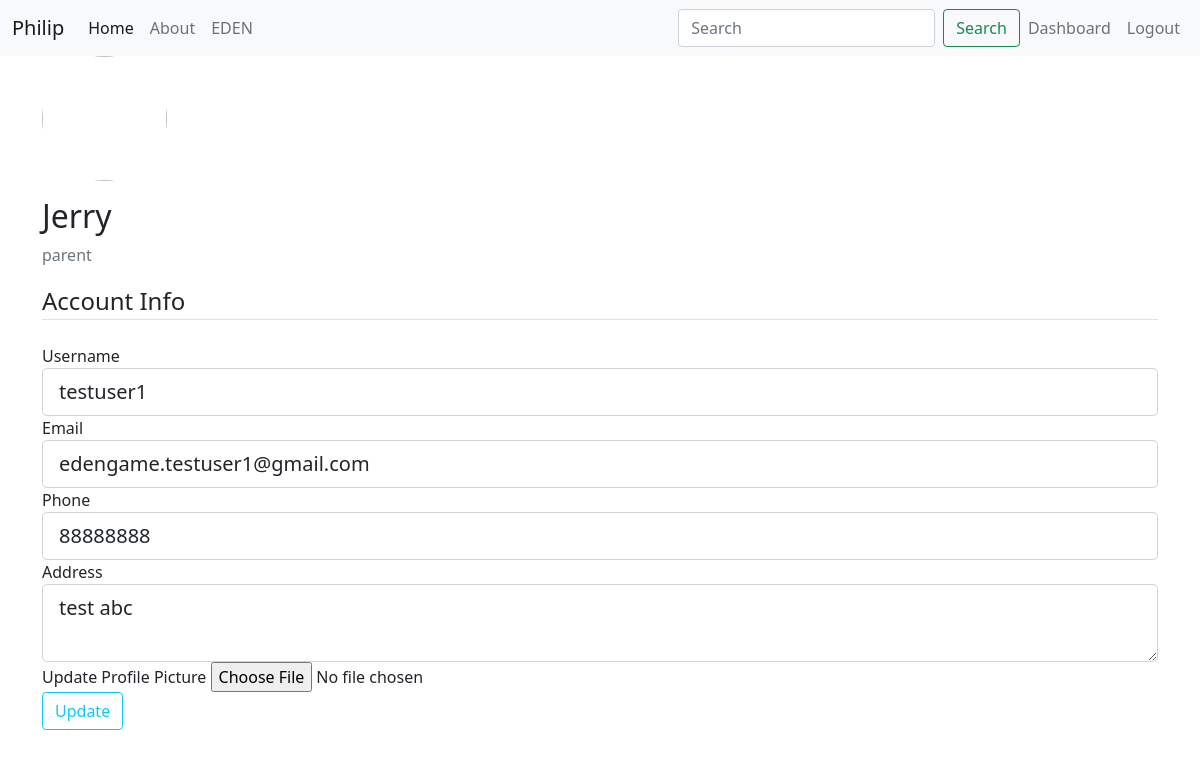
Screenshot of /account/edit (signed in) with the database file from the repository.
### myPortfolio/models.py (models this page shows, shortened)
class User(db.Model, UserMixin):
    id = db.Column(db.Integer, primary_key=True)
    username = db.Column(db.String(20), unique=True, nullable=False)
    password = db.Column(db.String(60), nullable=False)
    role = db.Column(db.String(20), nullable=False)
    first_name = db.Column(db.String(20), nullable=False)
    date_joined = db.Column(db.Date, nullable=False, default=datetime.utcnow)
    image_file = db.Column(db.String(20), nullable=False, default='default.png')

class Parent(db.Model):
    id = db.Column(db.Integer, db.ForeignKey('user.id'), primary_key=True)
    email = db.Column(db.String(120), unique=True, nullable=True)
    last_name = db.Column(db.String(20), nullable=True)
    phone = db.Column(db.Integer, nullable=False)
    address = db.Column(db.Text, nullable=False)
    children = db.relationship('Child', backref='parent', lazy=True)

### myPortfolio/routes.py (the view)
@app.route("/account/edit", methods=['GET', 'POST'])
@login_required
def edit_account():
    if (current_user.role == 'parent'):
        parent = Parent.query.filter_by(id=current_user.id).first()
        parentDetail = {
            'username': current_user.username,
            'image_file': url_for('static', filename='img/profile_pics/' + current_user.image_file),
            'first_name': current_user.first_name,
            'last_name': parent.last_name,
            'date_joined': current_user.date_joined,
            'email': parent.email,
            'phone': parent.phone,
            'address': parent.address,
        }
        form = UpdateParentAccountForm()
        if form.validate_on_submit():
            if form.picture.data:
                picture_file = save_profile_picture(form.picture.data)
                current_user.image_file = picture_file
            current_user.username = form.username.data
            current_user.email = form.email.data
            parent.phone = form.phone.data
            parent.address = form.address.data
            db.session.commit()
            flash('Your account has been updated!', 'success')
            return redirect(url_for('dashboard'))
        elif request.method == 'GET':
            form.username.data = current_user.username
            form.email.data = parent.email
            form.phone.data = parent.phone
            form.address.data = parent.address
        return render_template('edit-account.html', title='Edit Account', parent=parentDetail, form=form)
    else:
        return redirect(url_for('dashboard'))

### myPortfolio/forms.py (shortened to what this page needs)
class UpdateParentAccountForm(FlaskForm):
    picture = FileField('Update Profile Picture', validators=[FileAllowed(['jpg', 'png'])])
    username = StringField('Username',
                           validators=[DataRequired(), Length(min=5, max=20)])
    email = EmailField('Email',
                        validators=[DataRequired(), Email()])
    phone = TelField('Phone', validators=[DataRequired()])
    address = TextAreaField('Address')
    submit = SubmitField('Update')

### myPortfolio/models.py (called while the page is built)
@login_manager.user_loader
def load_user(user_id):
    return User.query.get(int(user_id))

### myPortfolio/templates/edit-account.html (shortened to what this page needs)
{% extends "layout.html" %}
{% block content %}
    <div class="content-section">
        <div class="media">
            <img class="rounded-circle account-img" src="{{ parent.image_file }}">
            <div class="media-body">
                <h2 class="account-heading">{{ current_user.first_name }}</h2>
                <p class="text-secondary">{{ current_user.role }}</p>
            </div>
        </div>
        <form method="POST" action="" enctype="multipart/form-data">
            <fieldset class="form-group">
                <legend class="border-bottom mb-4">Account Info</legend>
                <div class="form-group">
                    {{ form.username.label(class="form-control-label") }}
                    {% if form.username.errors %}
                        {{ form.username(class="form-control form-control-lg is-invalid") }}
                        <div class="invalid-feedback">
                            {% for error in form.username.errors %}
                                <span>{{ error }}</span>
                            {% endfor %}
                        </div>
                    {% else %}
                        {{ form.username(class="form-control form-control-lg") }}
                    {% endif %}
                </div>
                <div class="form-group">
                    {{ form.email.label(class="form-control-label") }}
                    {% if form.email.errors %}
                        {{ form.email(class="form-control form-control-lg is-invalid") }}
                        <div class="invalid-feedback">
                            {% for error in form.email.errors %}
                                <span>{{ error }}</span>
                            {% endfor %}
                        </div>
                    {% else %}
                        {{ form.email(class="form-control form-control-lg") }}
                    {% endif %}
                </div>
                <div class="form-group">
                    {{ form.phone.label(class="form-control-label") }}
                    {% if form.phone.errors %}
                        {{ form.phone(class="form-control form-control-lg is-invalid") }}
                        <div class="invalid-feedback">
                            {% for error in form.phone.errors %}
                                <span>{{ error }}</span>
                            {% endfor %}
                        </div>
                    {% else %}
                        {{ form.phone(class="form-control form-control-lg") }}
                    {% endif %}
                </div>
                <div class="form-group">
                    {{ form.address.label(class="form-control-label") }}
                    {% if form.address.errors %}
                        {{ form.address(class="form-control form-control-lg is-invalid") }}
                        <div class="invalid-feedback">
                            {% for error in form.address.errors %}
                                <span>{{ error }}</span>
                            {% endfor %}
                        </div>
                    {% else %}
                        {{ form.address(class="form-control form-control-lg") }}
                    {% endif %}
                </div>
            </fieldset>
            <div class="form-group">
                {{ form.picture.label() }}
                {{ form.picture(class="form-control-file") }}
            </div>
            <div class="form-group">
                {{ form.submit(class="btn btn-outline-info") }}
            </div>
        </form>
    </div>
{% endblock content %}

### myPortfolio/static/main.css (style rules this page uses)
body { margin: 0; padding: 0; }
.account-img { height: 125px; width: 125px; margin-right: 20px; margin-bottom: 16px; }

### rows the page displays
User: first_name "Jerry", role "parent", username "testuser1"
Parent: email "edengame.testuser1@gmail.com", phone "88888888", address "test abc"
